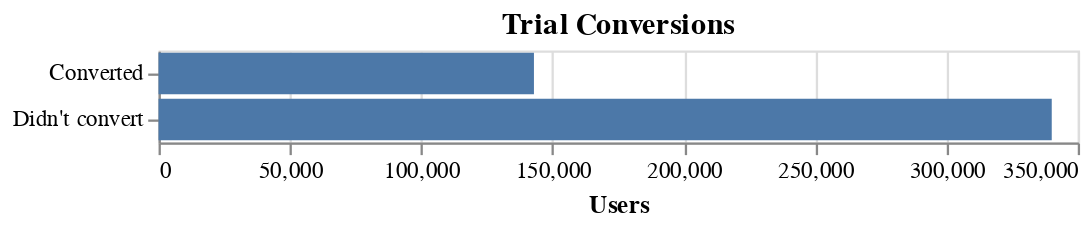

The notebook cell saved with this chart:
### Code cell
converted = starts_clean_df.first_payment_time.notnull().sum()
didnt_convert = starts_clean_df.first_payment_time.isna().sum()

print(f"Conversion rate: {converted / (converted + didnt_convert):.2f}")

converted_counts = pd.DataFrame(
    {
        "Converted": [converted],
        "Didn't convert": [didnt_convert]
    })\
    .T\
    .reset_index()\
    .rename(
        columns={
            0:"Users", 
            "index":"class"})\


altair.Chart(
    converted_counts,
    title="Trial Conversions")\
    .mark_bar()\
    .encode(
        x=altair.X("Users:Q"),
        y=altair.Y("class:N", title=None))

### Figure 1 — Vega-Lite specification as saved in the notebook (floating-point values rounded to 4 significant figures)
{"config": {"view": {"continuousWidth": 400, "continuousHeight": 300}}, "data": {"name": "data-2f789ac3e103fc430755407ea8e8a589"}, "mark": "bar", "encoding": {"x": {"field": "Users", "type": "quantitative"}, "y": {"field": "class", "title": null, "type": "nominal"}}, "title": "Trial Conversions", "$schema": "https://vega.github.io/schema/vega-lite/v4.17.0.json", "datasets": {"data-2f789ac3e103fc430755407ea8e8a589": [{"class": "Converted", "Users": 142933}, {"class": "Didn't convert", "Users": 340093}]}}
